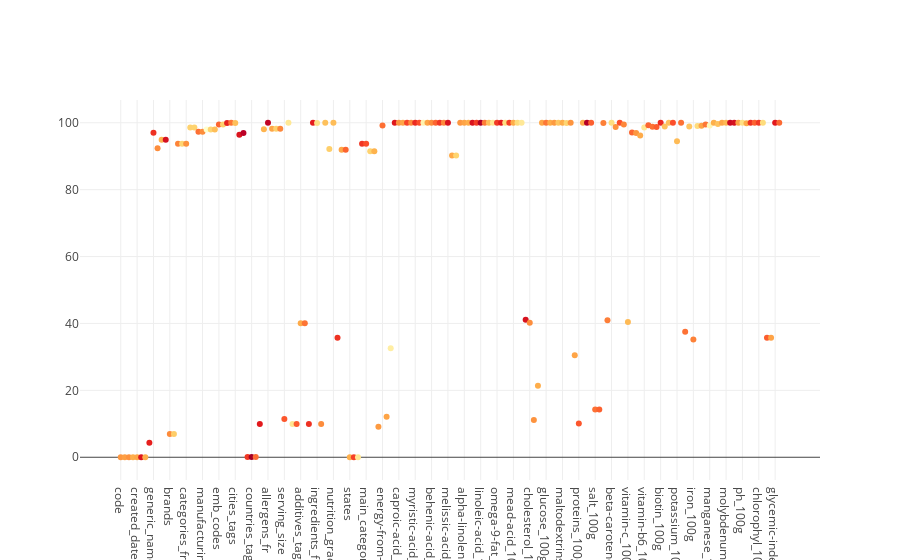

The code cell stored with this chart in its notebook:
### Code cell
from plotly import __version__
from plotly.offline import download_plotlyjs, init_notebook_mode, plot, iplot
init_notebook_mode(connected=True)
from plotly.graph_objs import Scatter, Figure, Layout

iplot([Scatter(x=liste2, y=liste,
              mode='markers', marker = dict(color = np.random.randn(500), colorscale = 'YlOrRd'))])

### Figure 1 — Plotly figure (JSON) as saved in the notebook; plotly's stock layout.template omitted (floating-point values rounded to 4 significant figures; data arrays with more than 128 entries replaced by an {"elided": "..."} marker saying what was removed)
{"data": [{"marker": {"color": {"elided": "500 float values"}, "colorscale": "YlOrRd"}, "mode": "markers", "type": "scatter", "x": {"elided": "162 str values"}, "y": {"elided": "162 float values"}}], "layout": {}}
